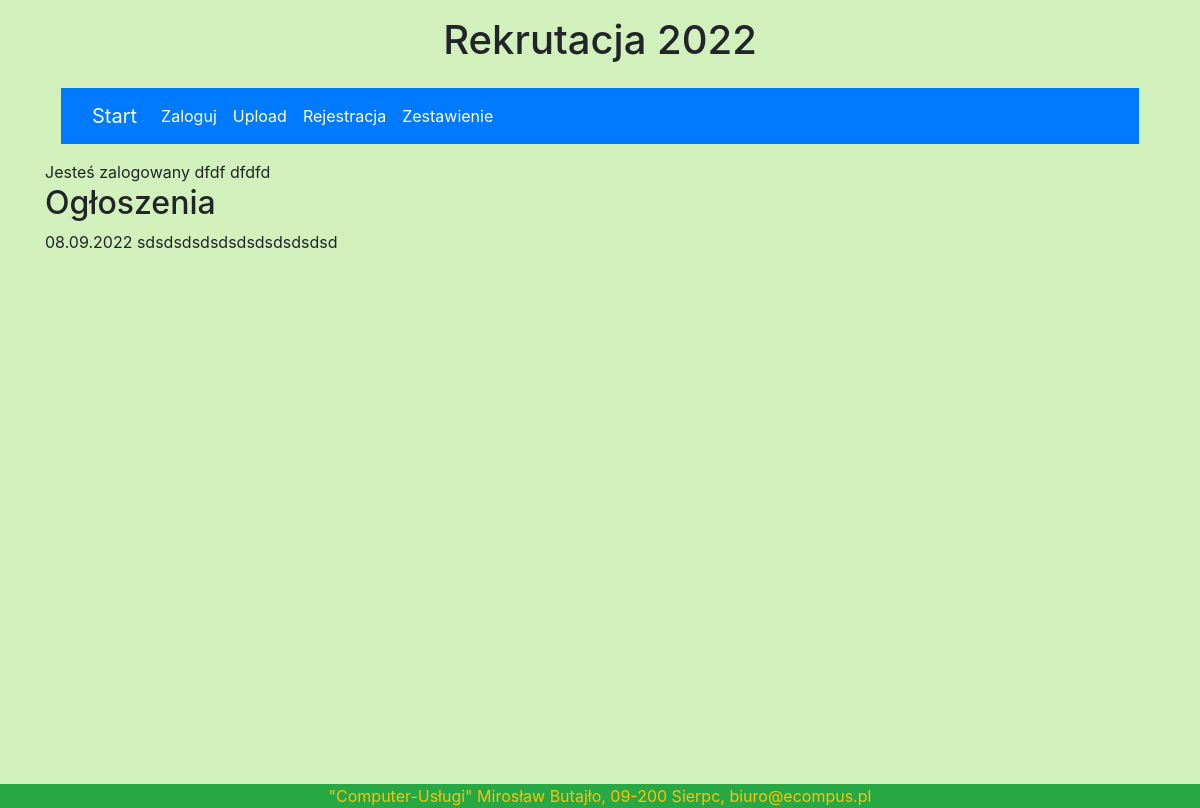
Page /ogloszenia/ (signed in) on the committed database.
### licznik/models.py (models this page shows, shortened)
class User(AbstractUser):
    username = models.CharField(max_length=30, unique=True, verbose_name='Nazwa użytkownika',
                                help_text='Unikalna nazwa')
    first_name = models.CharField(max_length=200, help_text='Wymagany', verbose_name='Imię')
    second_name = models.CharField(null=True, blank=True, max_length=10, help_text='Opcja', verbose_name='Drugie imię ')
    last_name = models.CharField(max_length=200, help_text='Wymagany', verbose_name='Nazwisko')
    pesel = models.CharField(max_length=11, unique=True, validators=[
        MinLengthValidator(11), MaxLengthValidator(11), f_pesel], help_text='Wymagany')
    email = models.EmailField('email adress', unique=True, help_text='Wymagany')
    REQUIRED_FIELDS = ['pesel','first_name','email']
    def __str__(self):
        return f'{str(self.last_name)} {str(self.first_name)}'

class Post(models.Model):
    title = models.CharField(max_length=255)
    text = models.CharField(max_length=255)
    date = models.DateField(default=timezone.now, verbose_name='Data wpisu')

### licznik/views.py (the view)
# urls.py: path('ogloszenia/', views.readposts, name="readposts-page"),
@login_required(login_url='/accounts/login')
def readposts(request):
    allposts = Post.objects.order_by('-date')
    return render(request, 'readposts.html',{'allposts':allposts})

### licznik/templates/readposts.html (shortened to what this page needs)
{% extends 'base.html' %}
{%block content %}
Jesteś zalogowany {{ user }}
<br>
<h2>Ogłoszenia</h2>
{% for post in allposts %}
    {{ post.date }}
    {{ post.text }}
<br>
{% endfor %}
{% endblock %}

### licznik/static/style.css (style rules this page uses)
.bgpage { background-color: #d1f0bb; }

### rows in the picture
User: last_name+first_name "dfdf dfdfd"
Post: date "08.09.2022", text "sdsdsdsdsdsdsdsdsdsdsd"
